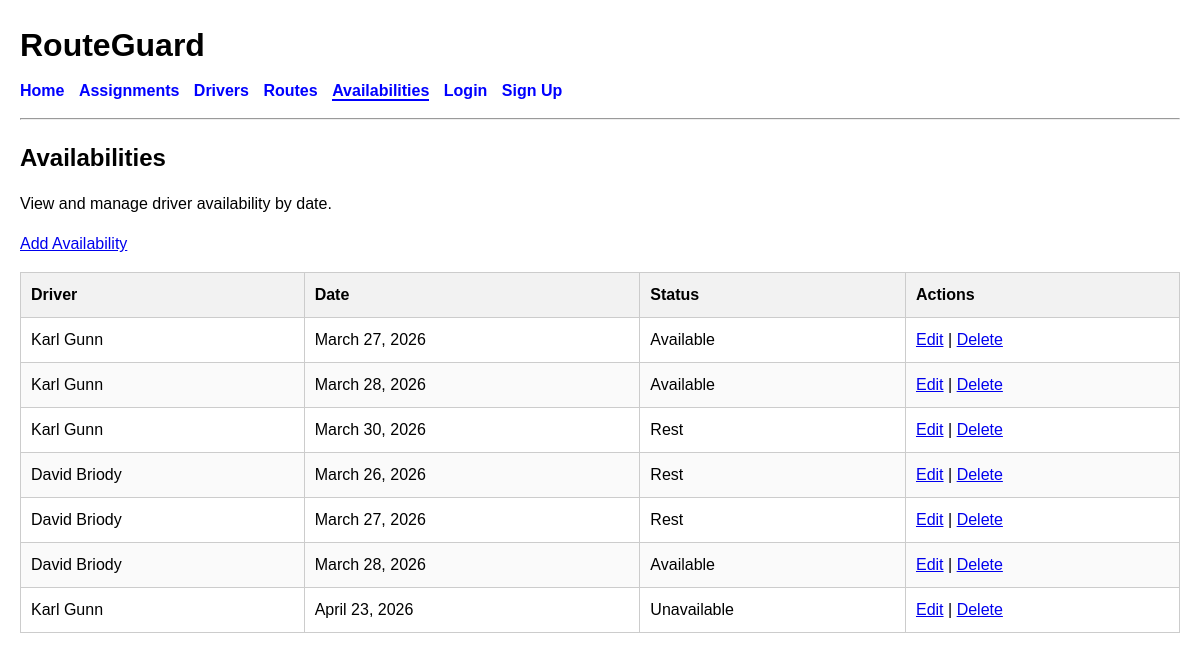
/availabilities/, run on an earlier commit of the app's database.
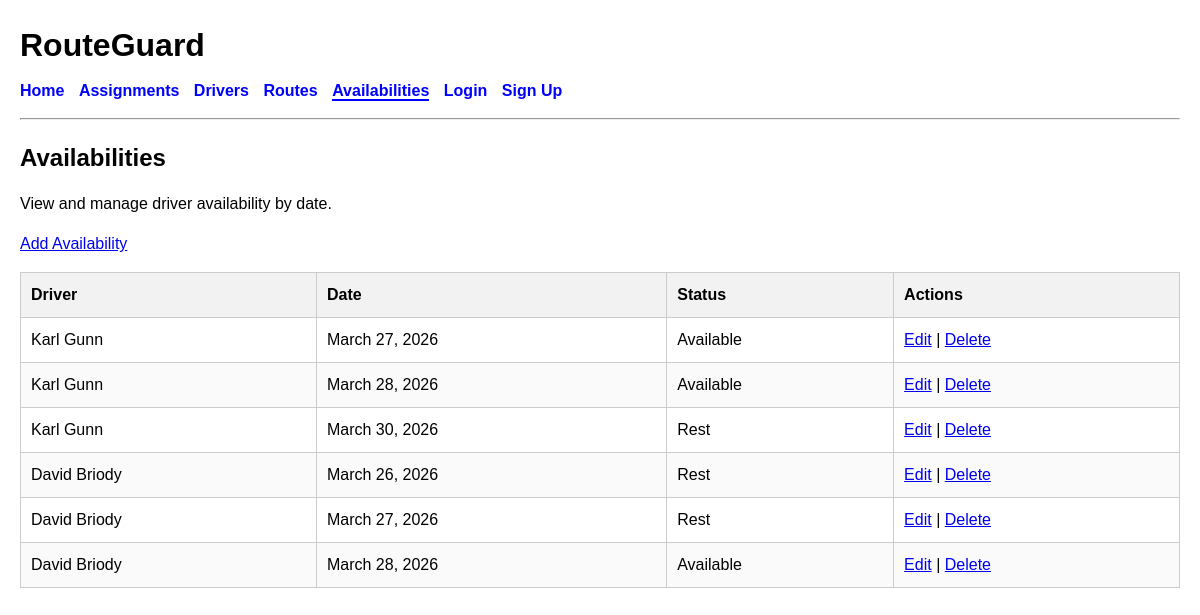
And on a later commit of the database.
### planner/models.py (models this page shows, shortened)
class Availability(models.Model):
    STATUS_CHOICES = [
        ("available", "Available"),
        ("rest", "Rest"),
        ("holiday", "Holiday"),
        ("sick", "Sick"),
        ("unavailable", "Unavailable"),
    ]
    driver = models.ForeignKey(Driver, on_delete=models.CASCADE)
    date = models.DateField()
    status = models.CharField(max_length=20, choices=STATUS_CHOICES)

class Driver(models.Model):
    name = models.CharField(max_length=100)
    employee_id = models.CharField(max_length=20, unique=True)
    active = models.BooleanField(default=True)
    def __str__(self):
        return self.name

### planner/views.py (the view)
# urls.py: path("availabilities/", views.availability_list, name="availability_list"),
def availability_list(request):
    availabilities = Availability.objects.all()
    return render(
        request,
        "planner/availability_list.html",
        {"availabilities": availabilities},
    )

### planner/templates/planner/availability_list.html
{% extends "base.html" %}
{% block content %}
<h2>Availabilities</h2>
<p>View and manage driver availability by date.</p>
<p><a href="{% url 'create_availability' %}">Add Availability</a></p>
{% if availabilities %}
    <table>
        <thead>
            <tr>
                <th>Driver</th>
                <th>Date</th>
                <th>Status</th>
                <th>Actions</th>
            </tr>
        </thead>
        <tbody>
            {% for availability in availabilities %}
                <tr>
                    <td>{{ availability.driver }}</td>
                    <td>{{ availability.date }}</td>
                    <td>{{ availability.get_status_display }}</td>
                    <td>
                        <a href="{% url 'edit_availability' availability.id %}">Edit</a>
                        |
                        <a href="{% url 'delete_availability' availability.id %}">Delete</a>
                </tr>
            {% endfor %}
        </tbody>
    </table>
{% else %}
    <p>No availability records found.</p>
{% endif %}
{% endblock %}

What changed in the data, as far as the page shows it:
removed Availability: driver "Karl Gunn", date "April 23, 2026", status "Unavailable"
